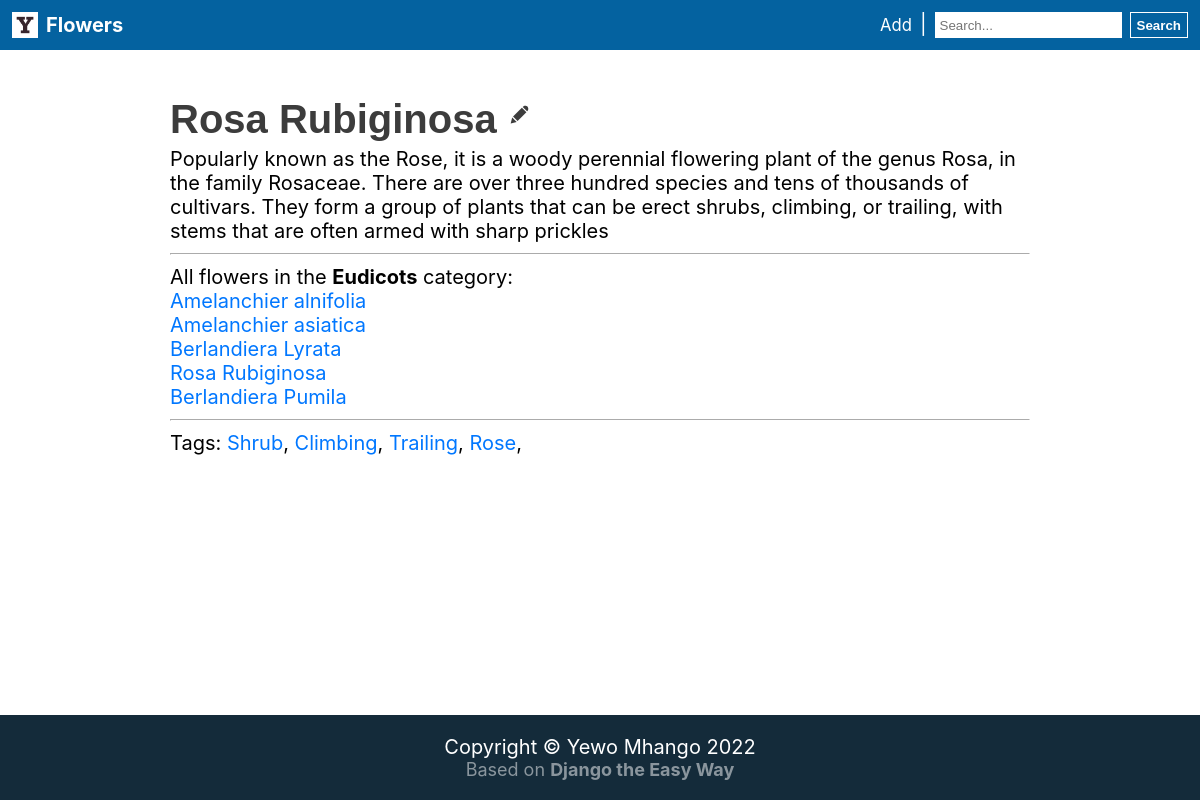
Before: /flower/rosa-rubiginosa/ with the older database file.
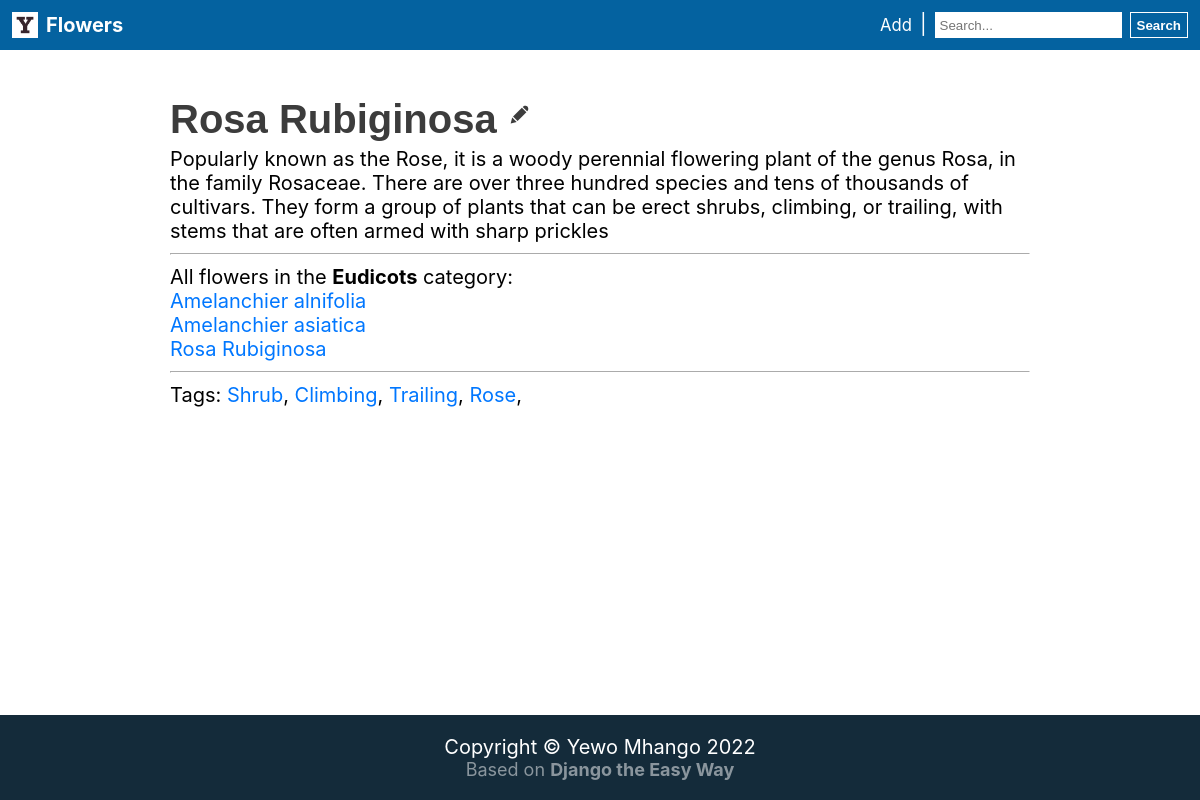
After: the same page with the newer database file.
### myapp/models.py (models this page shows, shortened)
class Flower(models.Model):
    title = models.CharField(max_length=255, default='')
    description = models.TextField(default='')
    slug = models.SlugField(blank=True, default='')
    category = models.ForeignKey(Category, null=True, on_delete=models.PROTECT)
    tags = models.ManyToManyField(Tag)
    def __str__(self) -> str:
        return self.title

class Tag(models.Model):
    title = models.CharField(max_length=255, default='')
    slug = models.SlugField(blank=True, default='')
    def __str__(self) -> str:
        return self.title

class Category(models.Model):
    title = models.CharField(max_length=255, default='')
    def __str__(self) -> str:
        return self.title

### myapp/views.py (the view)
# urls.py: path('flower/<slug:slug>/', myapp_views.detail, name='detail'),
def detail(request: HttpRequest, slug=None):
    flower = get_object_or_404(Flower, slug=slug)
    return render(request, 'myapp/detail.html', {'flower': flower, 'page_title': flower.title})

### myapp/templates/myapp/detail.html (shortened to what this page needs)
{% extends 'base/base.html' %} {% block content %} {% load static %}
<div class="jumbotron">
  <h1>
    {{ flower.title }}
    <a href="{% url 'edit' pk=flower.pk %}">
      <img src="{% static 'base/images/edit.svg' %}" alt="" height="30px" />
    </a>
  </h1>
  <div class="flowerDescription">{{ flower.description }}</div>
</div>
<hr />
All flowers in the <strong>{{ flower.category }}</strong> category:
<br />
{% for c_flower in flower.category.flower_set.all %}
<a href="{% url 'detail' c_flower.slug %}">{{ c_flower }}</a>
<br />
{% endfor %}
<hr />
Tags: {% for tag in flower.tags.all %}
<a href="{% url 'tags' tag.slug %}">{{ tag }}</a>, {% endfor %} {% endblock %}

Changed rows visible on the page:
removed Flower: title "Berlandiera Lyrata"
removed Flower: title "Berlandiera Pumila"
